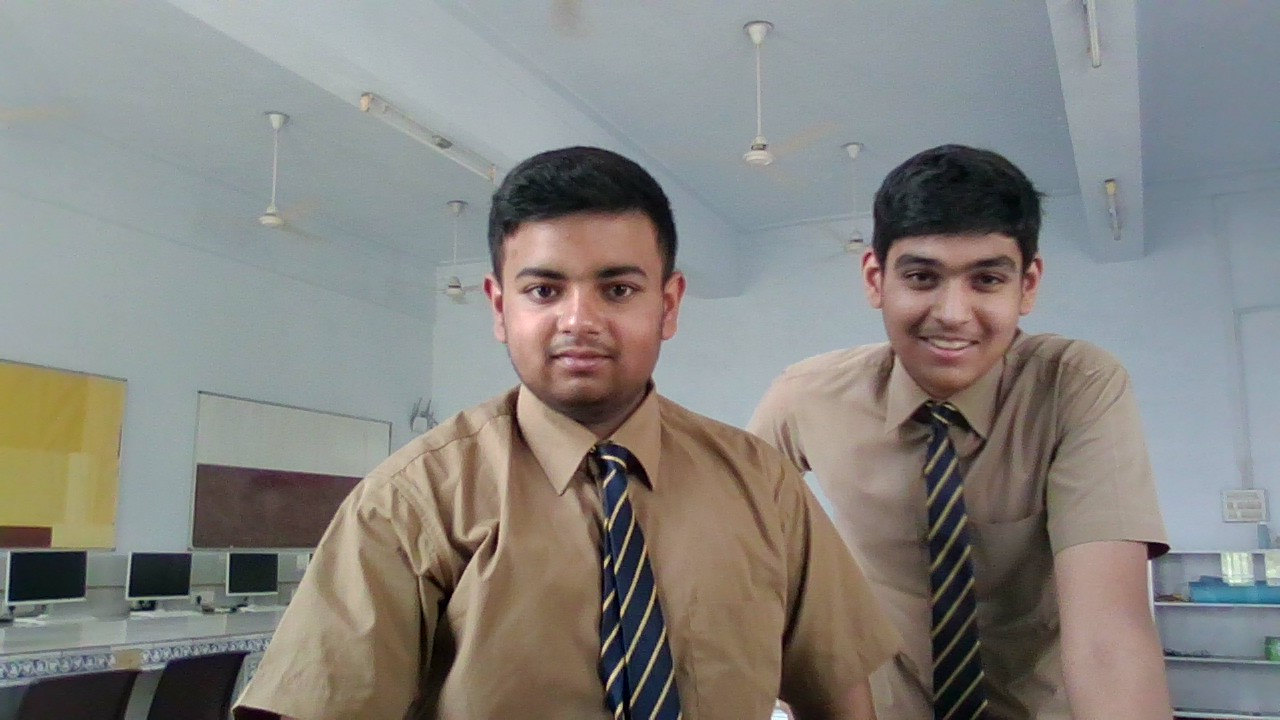
#> input picture img2.jpg, 1280 x 720 px
$ python Drwa.py
#> lines starting #> are read from the running program, lines starting #| are printed output that depends on the picture; after the words box and inside, x2 and y2 are one past the last pixel; in counts of white or black regions, pixels touching at a corner belong together
import cv2

image=cv2.imread("img2.jpg")
#> image is the input picture: shape (720, 1280, 3); mean B, G, R 128.1, 132.1, 133.8

# Drwan the cricel

if image is None:
    print("Oopos! Image is not Found")
else:
    print("Image Load Succesfully !")
    # [17 lines of commented-out code are left out]

    cv2.putText(image,"Hello Boys",(50,300),cv2.FONT_HERSHEY_SIMPLEX,1.2,(255,0,0),2)
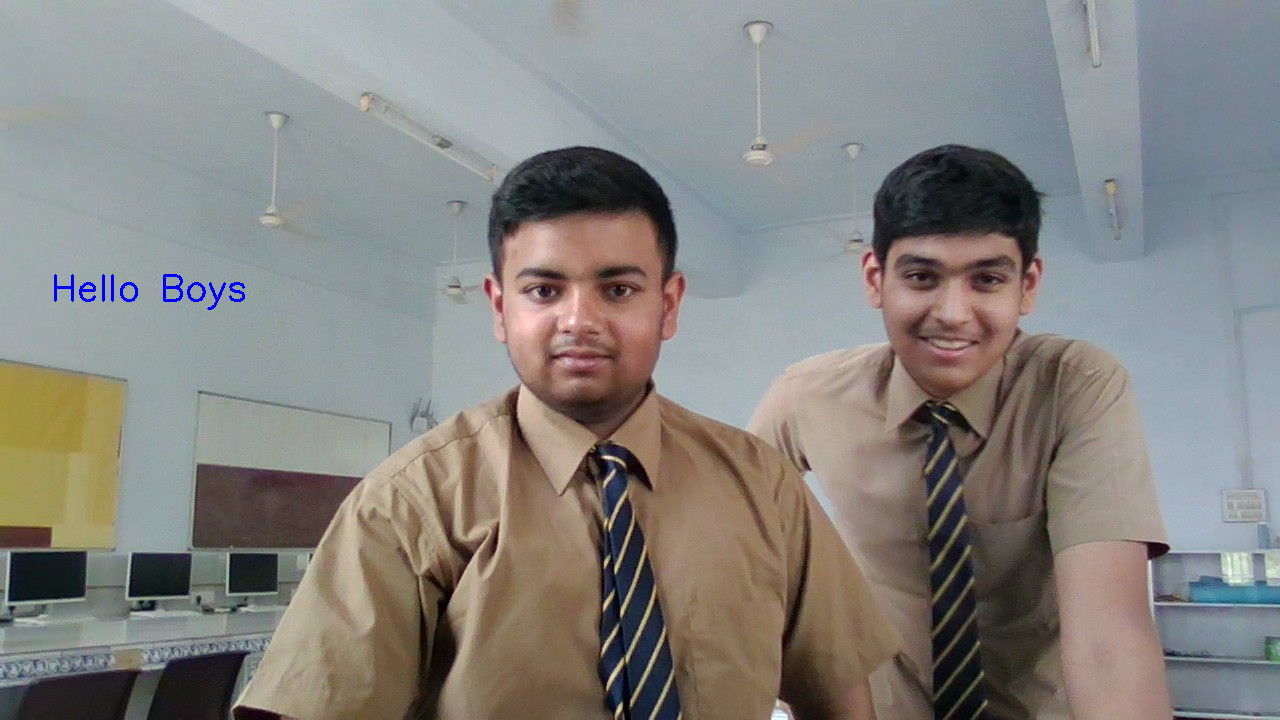
#> image: shape (720, 1280, 3); 0.16% of pixels changed, all inside (x1, y1, x2, y2) = (54, 274, 245, 310)

    cv2.imshow("Adding Text Over Iamge:",image)
    cv2.waitKey(0)
    cv2.destroyAllWindows()

$ run again, with free-nature-images.jpg copied over img2.jpg
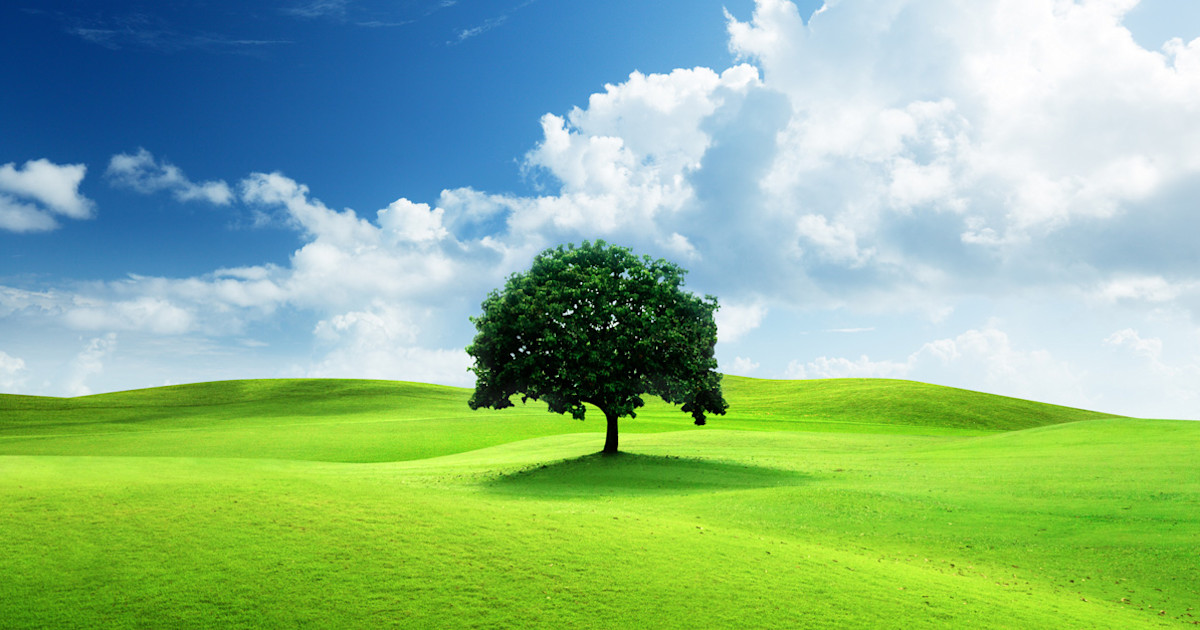
#> input picture free-nature-images.jpg, 1200 x 630 px
#> image is the input picture: shape (630, 1200, 3); mean B, G, R 139.9, 183.6, 139.8
#> `cv2.putText(image,"Hello Boys",(50,300),cv2.FONT_HERSHEY_SIMPLEX,1.2,(..`:
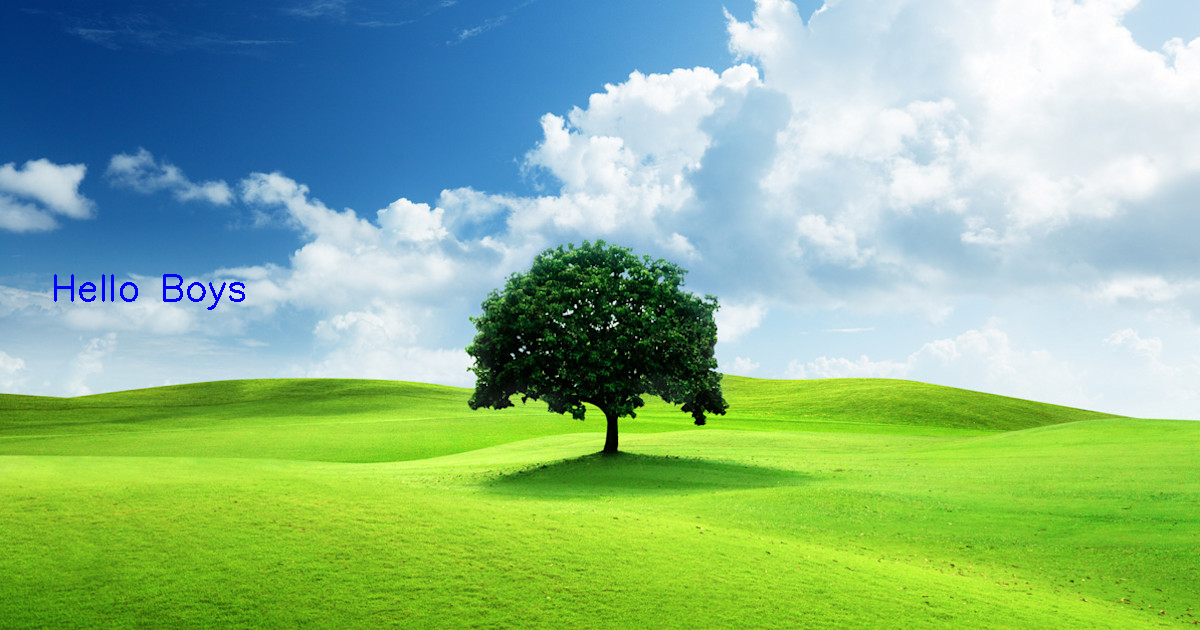
#> image: shape (630, 1200, 3); 0.19% of pixels changed, all inside (x1, y1, x2, y2) = (54, 274, 245, 310)
